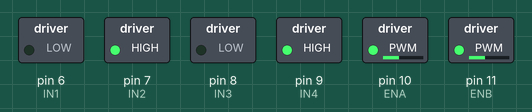
This sketch was run on a simulated Arduino Uno, built with avr-gcc and run on an emulated ATmega328P. Parts: switched loads named in the sketch (green lamp = pin HIGH).

Above: at 0.1 s.
Timing chart, 0 to 1.6 s (numbered marks = the images above):
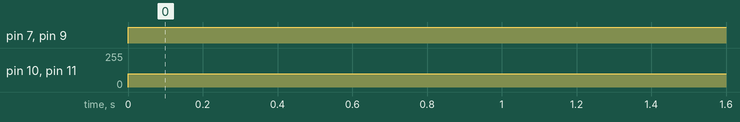

The sketch:

TryMotor.ino
```cpp
#define ENA 10
#define IN1 6
#define IN2 7
#define ENB 11
#define IN3 8
#define IN4 9

void setup() {
  pinMode(ENA, OUTPUT);
  pinMode(IN1, OUTPUT);
  pinMode(IN2, OUTPUT);
  pinMode(ENB, OUTPUT);
  pinMode(IN3, OUTPUT);
  pinMode(IN4, OUTPUT);
}

void loop() {
  // Maju
  digitalWrite(IN1, LOW);
  digitalWrite(IN2, HIGH);
  digitalWrite(IN3, LOW);
  digitalWrite(IN4, HIGH);
  analogWrite(ENA, 100);
  analogWrite(ENB, 100);
  //delay(2000);

  // Stop
  //digitalWrite(IN1, LOW);
  //digitalWrite(IN2, LOW);
  //digitalWrite(IN3, LOW);
  //digitalWrite(IN4, LOW);
  //delay(2000);
}
```

Measured:
- by itself, pin 7 (IN2), pin 9 (IN4): LOW → HIGH at 0.00 s
- by itself, pin 10 (ENA), pin 11 (ENB): 0/255 → 100/255 at 0.00 s
